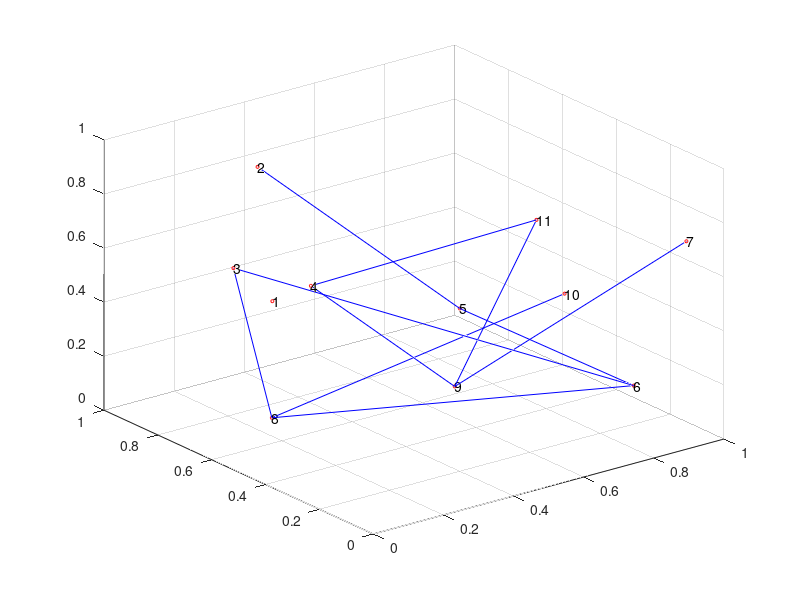

Source code (MATLAB):
C = [   [ 1 0 0 0 0 0 0 0 0 0 0];...
        [0 1 0 0 1 0 0 0 0 0 0];...
        [0 0 1 0 0 1 0 1 0 0 0];...
        [0 0 1 1 0 0 0 0 1 0 1];...
        [0 0 0 0 1 1 0 0 0 0 0];...
        [1 0 0 0 0 1 0 1 0 0 0];...
        [0 0 0 1 0 0 1 0 1 0 0];...
        [0 0 0 0 0 0 0 1 0 1 0];...
        [0 0 0 0 0 1 0 0 1 0 1];...
        [0 1 0 0 0 0 0 0 0 1 0];...
        [0 0 0 0 0 0 0 0 1 0 1]];
 P = rand(3,11);
 conn = [];
 scatter3(P(1,:),P(2,:),P(3,:),5,'r')
  hold on
 for i = 1:size(P,2)
     text(P(1,i),P(2,i),P(3,i),num2str(i));%,'Color','red')
 end

 for i = 1:(size(C,1)-1)
     % i will only look at the upper right half
     for j = (i+1):size(C,2)
         if C(i,j)
             % then point cj is connected to point ci
             conn = cat(2,conn,[P(:,i) P(:,j) nan(3,1) ]);
         end
     end
 end
 
 plot3(conn(1,:),conn(2,:),conn(3,:),'b')